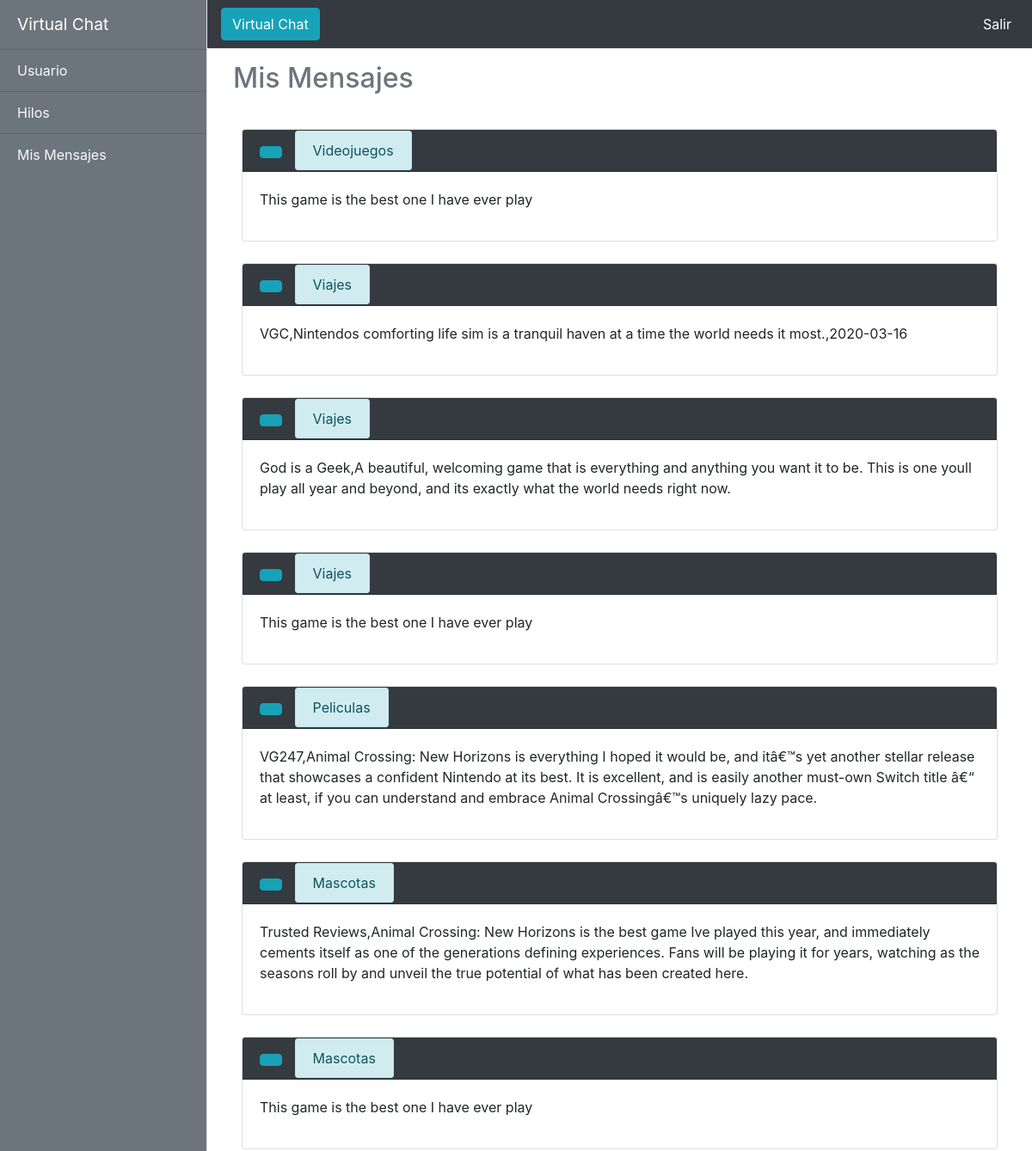
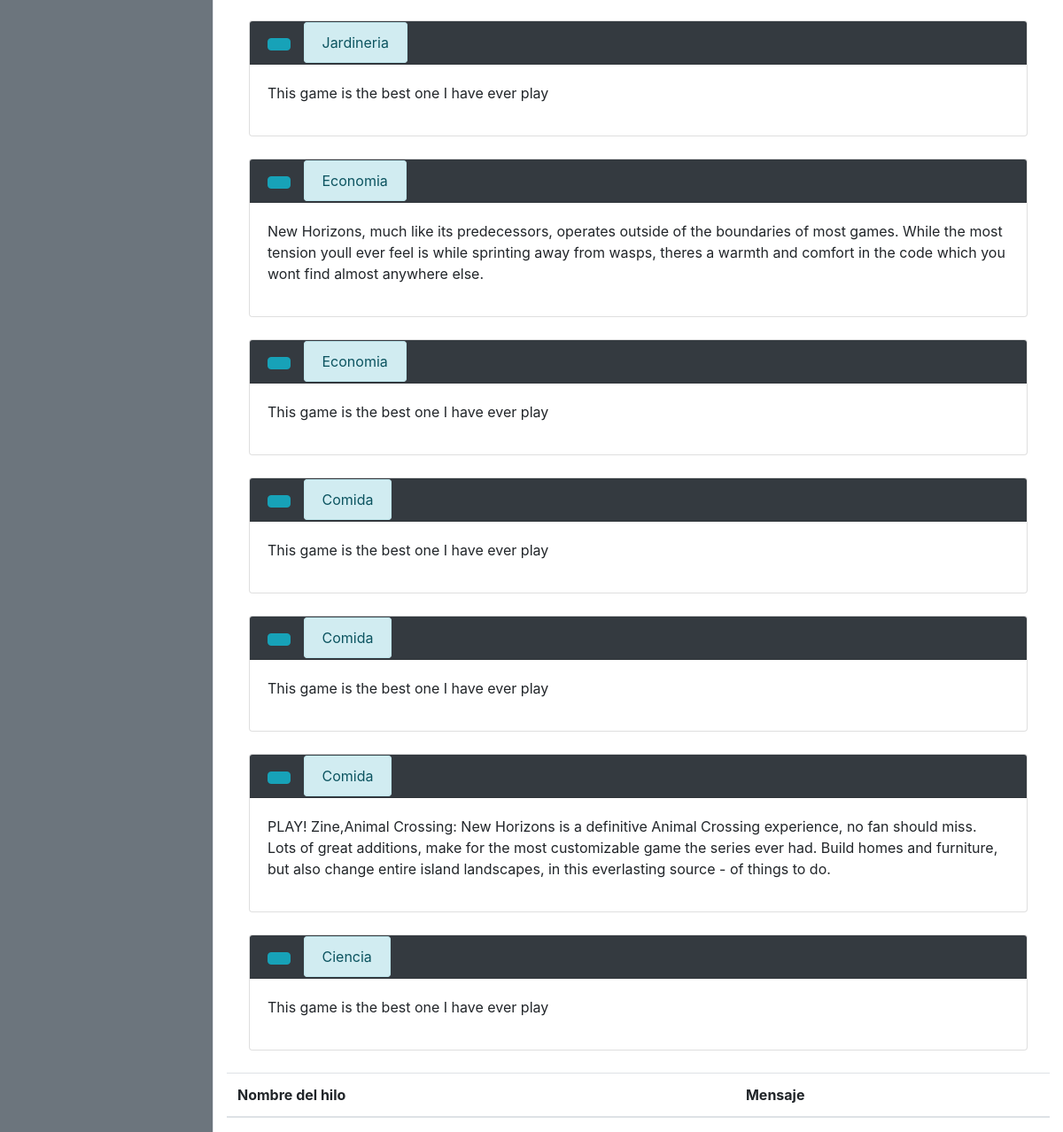
Screenshot of /view/misMensajes.php (signed in) with the database file from the repository (2 pictures, top to bottom).
### tables this page shows
CREATE TABLE MENSAJE (
	ID_COMENTARIO 	INT NOT NULL PRIMARY KEY AUTO_INCREMENT, 
    ID_USUARIO 		INT NOT NULL, 
    ID_HILO 		INT NOT NULL, 
    FECHA 			DATE NOT NULL, 
    MENSAJE VARCHAR(1000) NOT NULL,
    FOREIGN KEY (ID_USUARIO) REFERENCES USUARIOS (ID_USUARIO) ON DELETE CASCADE ON UPDATE CASCADE, 
    FOREIGN KEY (ID_HILO) REFERENCES HILO (ID_HILO) ON DELETE CASCADE ON UPDATE CASCADE 
);

CREATE TABLE HILO (
	ID_HILO 	INT NOT NULL PRIMARY KEY, 
    NOMBRE_HILO VARCHAR(25), 
    ID_RATE 	INT NOT NULL, 
    FOREIGN KEY (ID_RATE) REFERENCES RATE (ID_RATE) ON DELETE CASCADE ON UPDATE CASCADE 
);

### model/Mensajes.php (called while the page is built, shortened)
<?php
    function ConsultarMensajesModel($IDusuario){
        $instancia = AbrirDB();
        $Mensajes = $instancia -> query("CALL VER_MENSAJES('$IDusuario')");
        return $Mensajes;
    }
?>

### controller/MensajesController.php (the view, shortened to what this page needs)
<?php
include_once '../model/Mensajes.php';
function ConsultarMensajesController($IDusuario)
{
    $listaMensajes = ConsultarMensajesModel($IDusuario);
    while ($item = mysqli_fetch_array($listaMensajes))
    {
        echo '<div class="card" style = "margin: 25px">
                <div class="card-header bg-dark text-white">
                    <a class="btn btn-info" style = "margin-right: 10px" onclick = "deleteMessage('. $item["ID_COMENTARIO"] . ')"><i class="fa fa-trash-o" aria-hidden="true"></i></a>
                    <div class="alert alert-info" role="alert" style = "display: inline; margin-right: 10px;">
                        '. $item["NOMBRE_HILO"]. '
                    </div>
                </div>
                <div class="card-body">
                    <p class="card-text">'. $item["MENSAJE"]. '</p>
                    <div class="d-flex justify-content-center">
                    </div>
                </div>
            </div>';
    }
}
?>

### css/simple-sidebar.css (style rules this page uses)
body { overflow-x: hidden; }

### rows the page displays
mensaje: ID_HILO.NOMBRE_HILO "Videojuegos", MENSAJE "This game is the best one I have ever play"
mensaje: ID_HILO.NOMBRE_HILO "Viajes", MENSAJE "VGC,Nintendos comforting life sim is a tranquil haven at a time the world needs it most.,2020-03-16"
mensaje: ID_HILO.NOMBRE_HILO "Viajes", MENSAJE "God is a Geek,A beautiful, welcoming game that is everything and anything you want it to be. This is one youll play all year and beyond, and its exactly what the world needs right now."
mensaje: ID_HILO.NOMBRE_HILO "Viajes", MENSAJE "This game is the best one I have ever play"
mensaje: ID_HILO.NOMBRE_HILO "Peliculas", MENSAJE "VG247,Animal Crossing: New Horizons is everything I hoped it would be, and itâ€™s yet another stellar release that showcases a confident Nintendo at its best. It is excellent, and is easily another must-own Switch title â€“ at least, if you can understand and embrace Animal Crossingâ€™s uniquely lazy pace."
mensaje: ID_HILO.NOMBRE_HILO "Mascotas", MENSAJE "Trusted Reviews,Animal Crossing: New Horizons is the best game Ive played this year, and immediately cements itself as one of the generations defining experiences. Fans will be playing it for years, watching as the seasons roll by and unveil the true potential of what has been created here."
mensaje: ID_HILO.NOMBRE_HILO "Mascotas", MENSAJE "This game is the best one I have ever play"
mensaje: ID_HILO.NOMBRE_HILO "Jardineria", MENSAJE "This game is the best one I have ever play"
mensaje: ID_HILO.NOMBRE_HILO "Economia", MENSAJE "New Horizons, much like its predecessors, operates outside of the boundaries of most games. While the most tension youll ever feel is while sprinting away from wasps, theres a warmth and comfort in the code which you wont find almost anywhere else."
mensaje: ID_HILO.NOMBRE_HILO "Economia", MENSAJE "This game is the best one I have ever play"
mensaje: ID_HILO.NOMBRE_HILO "Comida", MENSAJE "This game is the best one I have ever play"
mensaje: ID_HILO.NOMBRE_HILO "Comida", MENSAJE "This game is the best one I have ever play"
mensaje: ID_HILO.NOMBRE_HILO "Comida", MENSAJE "PLAY! Zine,Animal Crossing: New Horizons is a definitive Animal Crossing experience, no fan should miss. Lots of great additions, make for the most customizable game the series ever had. Build homes and furniture, but also change entire island landscapes, in this everlasting source - of things to do."
mensaje: ID_HILO.NOMBRE_HILO "Ciencia", MENSAJE "This game is the best one I have ever play"
